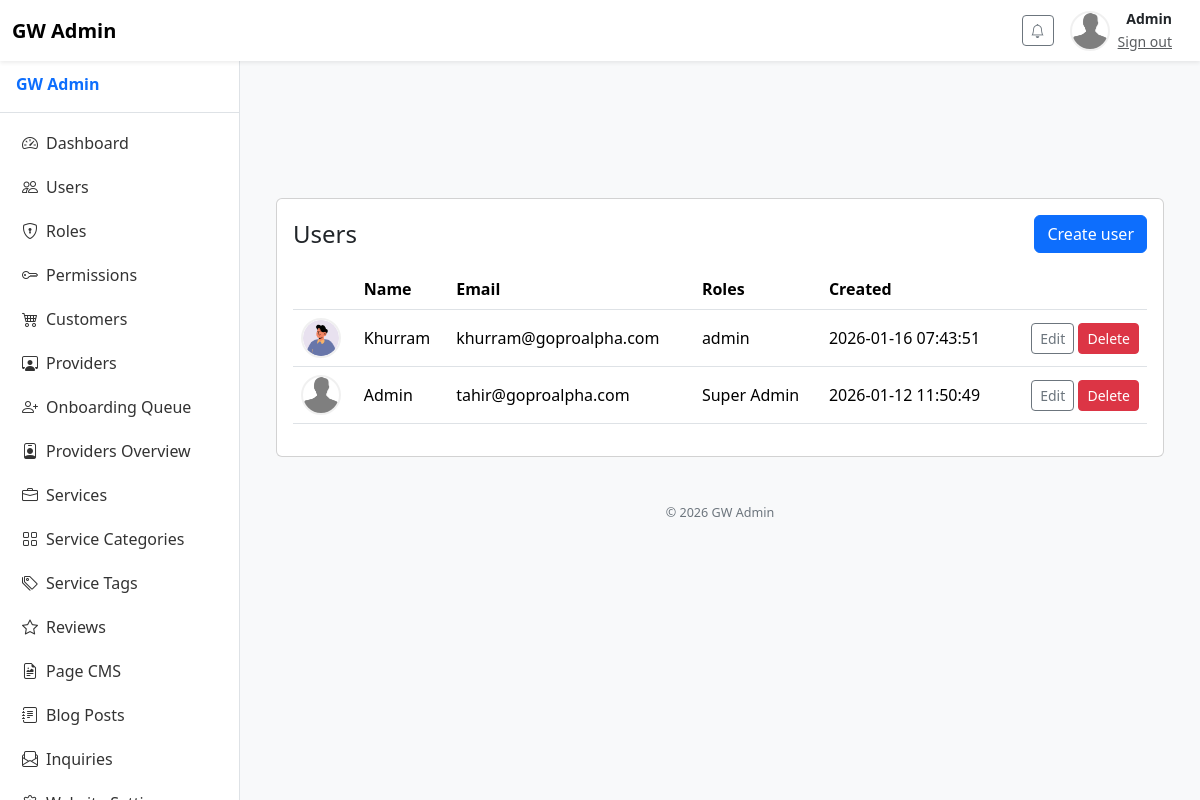
Screenshot of /admin/users/index.php (signed in) with the database file from the repository.
### tables this page shows
CREATE TABLE `users` (
  `id` int(10) unsigned NOT NULL AUTO_INCREMENT,
  `uuid` char(36) NOT NULL,
  `name` varchar(191) NOT NULL,
  `email` varchar(191) NOT NULL,
  `password` varchar(255) NOT NULL,
  `avatar` varchar(255) DEFAULT NULL,
  `phone` varchar(50) DEFAULT NULL,
  `bio` text DEFAULT NULL,
  `last_login` datetime DEFAULT NULL,
  `created_at` timestamp NULL DEFAULT current_timestamp(),
  `updated_at` timestamp NULL DEFAULT NULL ON UPDATE current_timestamp(),
  `nationality` varchar(100) DEFAULT NULL,
  `goal` varchar(100) DEFAULT NULL,
  `emirate` varchar(100) DEFAULT NULL,
  `deleted_at` timestamp NULL DEFAULT NULL,
  PRIMARY KEY (`id`),
  UNIQUE KEY `uuid` (`uuid`),
  UNIQUE KEY `email` (`email`),
  KEY `idx_users_email` (`email`)
);

### lib/auth.php (called while the page is built, shortened)
<?php
function get_client_subnet(): string {
    $ip = $_SERVER['REMOTE_ADDR'] ?? '0.0.0.0';
    if (filter_var($ip, FILTER_VALIDATE_IP, FILTER_FLAG_IPV4)) {
        $parts = explode('.', $ip);
        return $parts[0] . '.' . $parts[1] . '.' . $parts[2] . '.0';
    } elseif (filter_var($ip, FILTER_VALIDATE_IP, FILTER_FLAG_IPV6)) {
        $parts = explode(':', $ip);
        return $parts[0] . ':' . $parts[1] . ':' . $parts[2] . ':0';
    }
    return '0.0.0.0';
}
function validate_session_bindings(): bool {
    $user_agent = $_SERVER['HTTP_USER_AGENT'] ?? '';
    $subnet = get_client_subnet();
    return true;
}
function current_user(): ?array {
    $user = $_SESSION['user'];
    return $user;
}
?>

### lib/users_helpers.php (called while the page is built, shortened)
<?php
require_once __DIR__ . '/role_helpers.php';
function users_paginated(int $page = 1, int $perPage = 20): array {
    global $mysqli;
    $page = max(1, intval($page));
    $perPage = max(1, intval($perPage));
    $offset = ($page - 1) * $perPage;
    $out = [];
    $sql = "SELECT id,uuid, name, email, avatar, phone, created_at FROM users ORDER BY created_at DESC LIMIT $offset, $perPage";
    if ($res = $mysqli->query($sql)) {
        while ($r = $res->fetch_assoc()) $out[] = $r;
    }
    return $out;
}

### lib/permissions.php (called while the page is built, shortened)
<?php
require_once __DIR__ . '/auth.php';
function load_user_permissions_mysqli($userId): array {
    global $mysqli;
    $perms = [];
    $uid = is_numeric($userId) ? intval($userId) : null;
    if (!$uid) {
        $res = $mysqli->query("SELECT id FROM users WHERE uuid = '" . $mysqli->real_escape_string($userId) . "' LIMIT 1");
        if ($res && $row = $res->fetch_assoc()) {
            $uid = (int)$row['id'];
        }
    }
    $roleIds = [];
    $sql = "SELECT role_id FROM user_roles WHERE user_id = $uid";
    if ($res = $mysqli->query($sql)) {
        while ($r = $res->fetch_assoc()) $roleIds[] = (int)$r['role_id'];
    }
    if (!empty($roleIds)) {
        $in = implode(',', array_map('intval', $roleIds));
        $sql = "SELECT DISTINCT p.name FROM permissions p JOIN role_permissions rp ON rp.permission_id = p.id WHERE rp.role_id IN ($in)";
        if ($res = $mysqli->query($sql)) {
            while ($r = $res->fetch_assoc()) $perms[] = $r['name'];
        }
    }
    return array_values(array_unique($perms));
}
function can(string $permission): bool {
    static $request_perms = null;
    $user = current_user();
    if ($request_perms === null) {
        $userId = $user['uuid'] ?? (int)$user['id'];
        $request_perms = load_user_permissions_mysqli($userId);
    }
    return in_array($permission, $request_perms, true);
}
function is_role(string $role): bool {
    static $request_roles = null;
    global $mysqli;
    $user = current_user();
    if ($request_roles === null) {
        $uid = null;
        if (!empty($user['uuid'])) {
            $res = $mysqli->query("SELECT id FROM users WHERE uuid = '" . $mysqli->real_escape_string($user['uuid']) . "' LIMIT 1");
            if ($res && $row = $res->fetch_assoc()) $uid = (int)$row['id'];
        } else {
            $uid = intval($user['id']);
        }
        $request_roles = [];
        $sql = "SELECT r.name FROM user_roles ur JOIN roles r ON ur.role_id = r.id WHERE ur.user_id = $uid";
        if ($res = $mysqli->query($sql)) {
            while ($row = $res->fetch_assoc()) $request_roles[] = $row['name'];
        }
    }
    return in_array($role, $request_roles, true);
}

### lib/middleware.php (called while the page is built, shortened)
<?php
require_once __DIR__ . '/permissions.php';
require_once __DIR__ . '/auth.php';
function require_permission_or_die(string $perm) {
    global $domain;
    if (!can($perm)) {
        http_response_code(403);
        if (!empty($_SERVER['HTTP_X_REQUESTED_WITH']) && strtolower($_SERVER['HTTP_X_REQUESTED_WITH']) === 'xmlhttprequest') {
            header('Content-Type: application/json');
            echo json_encode(['error' => 'forbidden']);
            exit;
        }
        if (current_user()) {
            die('Forbidden: You do not have permission to access this resource.');
        }
        if (is_role('provider')) {
            header('Location: '.$domain.'/vendor/index.php');
            exit;
        }
        header('Location: '.$domain.'/login.php');
        exit;
    }
}
?>

### admin/users/index.php (the view, shortened to what this page needs)
<?php
require_once __DIR__ . '/../../lib/middleware.php';
require_permission_or_die('users.view');
require_once __DIR__ . '/../../lib/users_helpers.php';
$page = max(1, intval($_GET['page'] ?? 1));
$perPage = 20;
$users = users_paginated($page, $perPage);
include __DIR__ . '/../../partials/header.php';
include __DIR__ . '/../../partials/sidebar.php';
echo '<main class="main-content p-4">';
?>
<div class="card mt-4 p-3">
  <div class="d-flex justify-content-between align-items-center mb-3">
    <h4 class="mb-0">Users</h4>
    <?php if (can('users.manage')): ?>
      <a href="<?php echo $domain;?>/admin/users/create.php" class="btn btn-primary">Create user</a>
    <?php endif; ?>
  </div>
  <table class="table table-hover">
    <thead><tr><th></th><th>Name</th><th>Email</th><th>Roles</th><th>Created</th><th></th></tr></thead>
    <tbody>
      <?php foreach ($users as $u): ?>
        <tr>
          <td><img src="<?php echo $domain.htmlspecialchars($u['avatar'] ?: '/public/assets/img/avatar-placeholder.png', ENT_QUOTES); ?>" class="header-avatar" style="width:40px;height:40px;"></td>
          <td><?php echo htmlspecialchars($u['name'], ENT_QUOTES); ?></td>
          <td><?php echo htmlspecialchars($u['email'], ENT_QUOTES); ?></td>
          <td>
            <?php
              $res = [];
              $sql = "SELECT r.name FROM roles r JOIN user_roles ur ON ur.role_id = r.id WHERE ur.user_id = " . intval($u['id']);
              if ($r = $mysqli->query($sql)) {
                  while ($rw = $r->fetch_assoc()) $res[] = htmlspecialchars($rw['name'], ENT_QUOTES);
              }
              echo implode(', ', $res);
            ?>
          </td>
          <td><?php echo htmlspecialchars($u['created_at'], ENT_QUOTES); ?></td>
          <td class="text-end">
            <a href="<?php echo $domain;?>/admin/users/edit.php?uuid=<?php echo htmlspecialchars($u['uuid']); ?>" class="btn btn-sm btn-outline-secondary">Edit</a>
            <?php if (can('users.manage')): ?>
              <form method="post" action="<?php echo $domain;?>/admin/users/delete.php" class="d-inline-block" onsubmit="return confirm('Delete user?');">
                <button class="btn btn-sm btn-danger">Delete</button>
              </form>
            <?php endif; ?>
          </td>
        </tr>
      <?php endforeach; ?>
    </tbody>
  </table>
</div>
<?php include __DIR__ . '/../../partials/footer.php'; ?>

### partials/header.php (shortened to what this page needs)
<?php
require_once __DIR__ . '/../lib/auth.php';
if (isset($GLOBALS['domain'])) {
    $domain = $GLOBALS['domain'];
}
$user = current_user();
$current_file = basename($_SERVER['SCRIPT_NAME']);
?>
<!doctype html>
<html lang="en">
<head>
  <link href="<?php echo $domain;?>/css/bootstrap.min.css" rel="stylesheet">
  <link href="https://cdn.jsdelivr.net/npm/bootstrap-icons@1.11.3/font/bootstrap-icons.min.css" rel="stylesheet">
  <link href="<?php echo $domain; ?>/public/assets/css/app.css" rel="stylesheet">
</head>
<body class="<?php echo 'with-sidebar'; ?>">
<nav class="navbar navbar-expand-lg navbar-light bg-white fixed-top shadow-sm">
  <div class="container-fluid">
    <?php
      $brand_link = $domain . '/index.php';
      if ($user) {
          require_once __DIR__ . '/../lib/permissions.php';
          if (is_role('admin') || is_role('Super Admin')) {
              $brand_link = $domain . '/admin/dashboard.php';
          } else if (is_role('provider')) {
              $brand_link = $domain . '/vendor/index.php';
          }
      }
    ?>
    <a class="navbar-brand d-flex align-items-center" href="<?php echo $brand_link; ?>">
      <strong class="me-2">GW Admin</strong>
    </a>
    <div class="d-flex align-items-center ms-auto">
      <div class="me-3 position-relative d-inline-block">
        <button class="btn btn-sm btn-outline-secondary position-relative cp-bell-btn" type="button" id="adminBellBtn">
          <i class="bi bi-bell"></i>
        </button>
      </div>
      <?php if ($user):
        $avatar = $user['avatar'] ?? $domain.'/public/assets/img/avatar-placeholder.png';
      ?>
        <div class="d-flex align-items-center">
          <img src="<?php echo htmlspecialchars($avatar, ENT_QUOTES); ?>" alt="avatar" class="header-avatar me-2" style="width: 40px; height: 40px; border-radius: 50%; object-fit: cover;" onerror="this.onerror=null;this.src='/public/assets/img/avatar-placeholder.png'">
          <div class="d-none d-md-block text-end me-3">
            <div class="fw-bold small mb-0"><?php echo htmlspecialchars($user['name'], ENT_QUOTES); ?></div>
            <a href="<?php echo $domain; ?>/admin/logout.php" class="small text-muted">Sign out</a>
          </div>
        </div>
      <?php else:
        if ($current_file!=='login.php') {?>
        <a class="btn btn-sm btn-primary" href="<?php echo $domain; ?>/login.php">Sign in</a>
        <?php } ?>
      <?php endif; ?>
    </div>
  </div>
</nav>
<div class="container container-card mt-4" style="margin-top:5rem !important;">

### public/assets/css/app.css (style rules this page uses)
body { padding-top: 70px; background:#f8f9fa; }
.header-avatar { width:36px; height:36px; object-fit:cover; border-radius:50%; border:2px solid rgba(0,0,0,0.06); }
.container-card { max-width:1200px; margin:0 auto; }
table td, table th { vertical-align: middle !important; }
body.with-sidebar { padding-left: 240px; }

### rows the page displays
users: name "Admin", shows a picture, email "tahir@goproalpha.com", res "Super Admin", created_at "2026-01-12 11:50:49"
users: avatar (picture), name "Khurram", email "khurram@goproalpha.com", res "admin", created_at "2026-01-16 07:43:51"

### other values shown
$safeLabel "Dashboard Users Roles Permissions Customers Providers Onboarding Queue Providers Overview Services Service Categories Service Tags Reviews Page CMS Blog Posts Inquiries"
